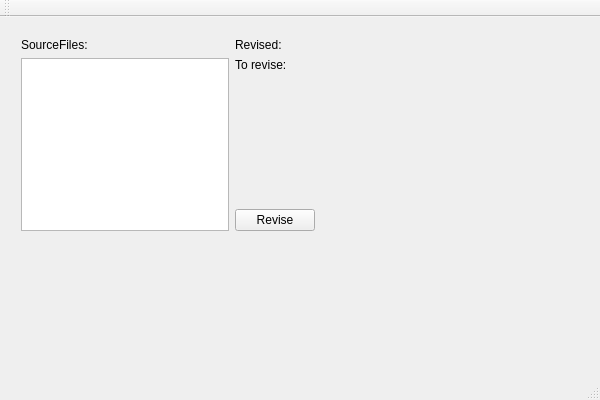
<?xml version="1.0" encoding="UTF-8"?>
<ui version="4.0">
 <class>GUIClass</class>
 <widget class="QMainWindow" name="GUIClass">
  <property name="geometry">
   <rect>
    <x>0</x>
    <y>0</y>
    <width>600</width>
    <height>400</height>
   </rect>
  </property>
  <property name="windowTitle">
   <string>GUI</string>
  </property>
  <widget class="QWidget" name="centralWidget">
   <widget class="QWidget" name="horizontalLayoutWidget">
    <property name="geometry">
     <rect>
      <x>10</x>
      <y>10</y>
      <width>316</width>
      <height>215</height>
     </rect>
    </property>
    <layout class="QHBoxLayout" name="horizontalLayout">
     <item>
      <layout class="QVBoxLayout" name="verticalLayout">
       <item>
        <widget class="QLabel" name="label">
         <property name="text">
          <string>SourceFiles:</string>
         </property>
        </widget>
       </item>
       <item>
        <widget class="QListWidget" name="sourcesList"/>
       </item>
      </layout>
     </item>
     <item>
      <layout class="QVBoxLayout" name="verticalLayout_2">
       <item>
        <widget class="QLabel" name="revisedLabel">
         <property name="text">
          <string>Revised:</string>
         </property>
        </widget>
       </item>
       <item>
        <widget class="QLabel" name="remainingLabel">
         <property name="text">
          <string>To revise:</string>
         </property>
        </widget>
       </item>
       <item>
        <spacer name="verticalSpacer">
         <property name="orientation">
          <enum>Qt::Vertical</enum>
         </property>
         <property name="sizeHint" stdset="0">
          <size>
           <width>20</width>
           <height>40</height>
          </size>
         </property>
        </spacer>
       </item>
       <item>
        <widget class="QPushButton" name="reviseButton">
         <property name="text">
          <string>Revise</string>
         </property>
        </widget>
       </item>
      </layout>
     </item>
    </layout>
   </widget>
  </widget>
  <widget class="QMenuBar" name="menuBar">
   <property name="geometry">
    <rect>
     <x>0</x>
     <y>0</y>
     <width>600</width>
     <height>21</height>
    </rect>
   </property>
  </widget>
  <widget class="QToolBar" name="mainToolBar">
   <attribute name="toolBarArea">
    <enum>TopToolBarArea</enum>
   </attribute>
   <attribute name="toolBarBreak">
    <bool>false</bool>
   </attribute>
  </widget>
  <widget class="QStatusBar" name="statusBar"/>
 </widget>
 <layoutdefault spacing="6" margin="11"/>
 <resources>
  <include location="GUI.qrc"/>
 </resources>
 <connections/>
</ui>
